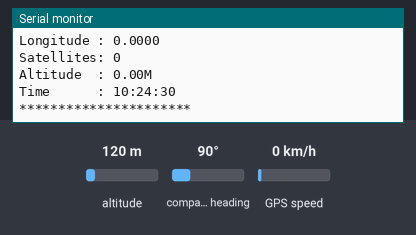
A sketch run on a simulated ESP32. Shown: the last lines printed to the serial monitor. The test bench sets the inputs (shaded band); at power-on: altitude 120 m, compass heading 90°, GPS speed 0 km/h. WiFi joins after 1.5 s; servers stay silent unless stated; the GPS gets a fix after 3 s at 37.7749, -122.4194 with 8 satellites.

Above: at 1.2 s.
1.3 s: altitude set to 20 m
At 1.9 s:
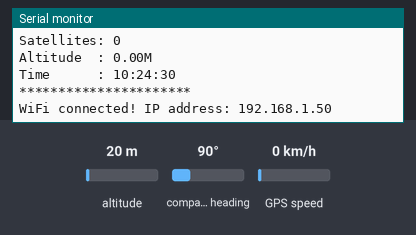
3.5 s: altitude set to 250 m
At 4.8 s:
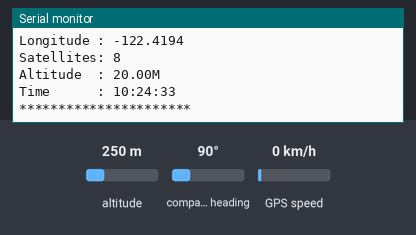
Timing chart, 0 to 6.5 s (numbered marks = the images above; inputs shaded):
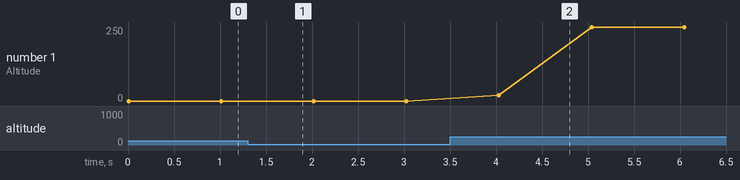

Measured:
- plotted number 1: 0 → 250 after the input at 3.5 s

The sketch:

GPS-Test.ino
```cpp
/*****************************************
* ESP32 GPS VKEL 9600 Bds
******************************************/

#include <TinyGPS++.h>

#include <WiFi.h>
#include <WiFiUdp.h>
#include <SimpleDHT.h>

// WiFi network name and password:
const char * networkName = "GL-AR300M-884";
const char * networkPswd = "goodlife";

//IP address to send UDP data to:
// either use the ip address of the server or
// a network broadcast address
const char * udpAddress = "192.168.8.170";
const int udpPort = 41234;


//Are we currently connected?
boolean connected = false;


WiFiUDP udp;


TinyGPSPlus gps;
HardwareSerial Serial1(1);

void setup()
{
  Serial.begin(115200);
  Serial1.begin(9600, SERIAL_8N1, 17, 16);

    //Connect to the WiFi network
  connectToWiFi(networkName, networkPswd);
}

void loop()
{


  int captationId = 7;

  float myLatitude = gps.location.lat();
  float myLongitude = gps.location.lng();
  float myAltitude = gps.altitude.feet() / 3.2808;
  int nbSatellites = gps.satellites.value();

   //only send data when connected
  if(connected){

    Serial.println("*** Send Udp Packet ***");
    //Send a packet
    udp.beginPacket(udpAddress,udpPort);

    udp.printf("%d *** %.8f *** %.8f *** %.3f *** %d",captationId, myLatitude, myLongitude, myAltitude,nbSatellites);

    udp.endPacket();
  }

  Serial.print("Latitude  : ");
  Serial.println(gps.location.lat(), 5);
  Serial.print("Longitude : ");
  Serial.println(gps.location.lng(), 4);
  Serial.print("Satellites: ");
  Serial.println(gps.satellites.value());
  Serial.print("Altitude  : ");
  Serial.print(gps.altitude.feet() / 3.2808);
  Serial.println("M");
  Serial.print("Time      : ");
  Serial.print(gps.time.hour());
  Serial.print(":");
  Serial.print(gps.time.minute());
  Serial.print(":");
  Serial.println(gps.time.second());
  Serial.println("**********************");

  smartDelay(1000);

  if (millis() > 5000 && gps.charsProcessed() < 10)
    Serial.println(F("No GPS data received: check wiring"));
}

static void smartDelay(unsigned long ms)
{
  unsigned long start = millis();
  do
  {
    while (Serial1.available())
      gps.encode(Serial1.read());
  } while (millis() - start < ms);
}


void connectToWiFi(const char * ssid, const char * pwd){
  Serial.println("Connecting to WiFi network: " + String(ssid));

  // delete old config
  WiFi.disconnect(true);
  //register event handler
  WiFi.onEvent(WiFiEvent);

  //Initiate connection
  WiFi.begin(ssid, pwd);

  Serial.println("Waiting for WIFI connection...");
}

//wifi event handler
void WiFiEvent(WiFiEvent_t event){
    switch(event) {
      case SYSTEM_EVENT_STA_GOT_IP:
          //When connected set
          Serial.print("WiFi connected! IP address: ");
          Serial.println(WiFi.localIP());
          //initializes the UDP state
          //This initializes the transfer buffer
          udp.begin(WiFi.localIP(),udpPort);
          connected = true;
          break;
      case SYSTEM_EVENT_STA_DISCONNECTED:
          Serial.println("WiFi lost connection");
          connected = false;
          break;
    }
}
```
